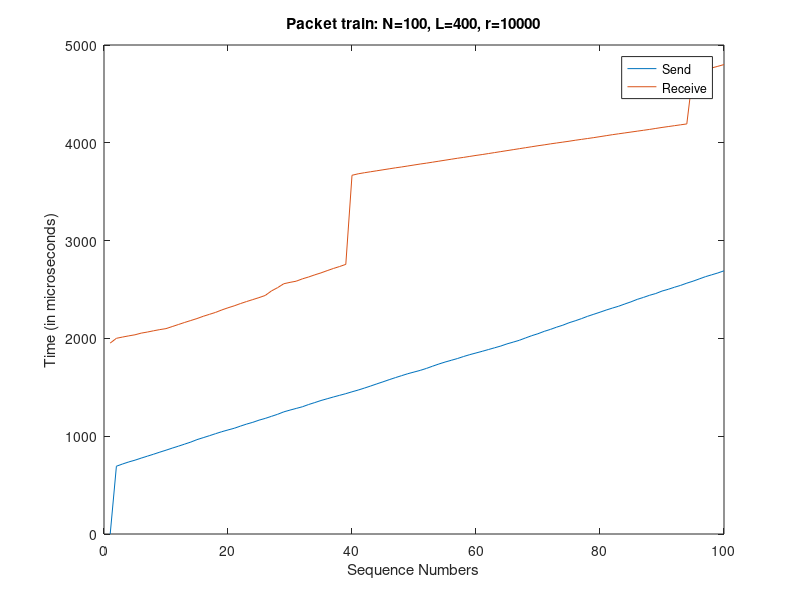

Reproduce this figure in MATLAB.
[seqNo, send, receive] = textread('output_sink_15_3.txt', '%d %d %d');

figure(1);
plot(seqNo,send,seqNo,receive);
title('Packet train: N=100, L=400, r=10000');
xlabel('Sequence Numbers');
ylabel('Time (in microseconds)');
legend('Send','Receive');